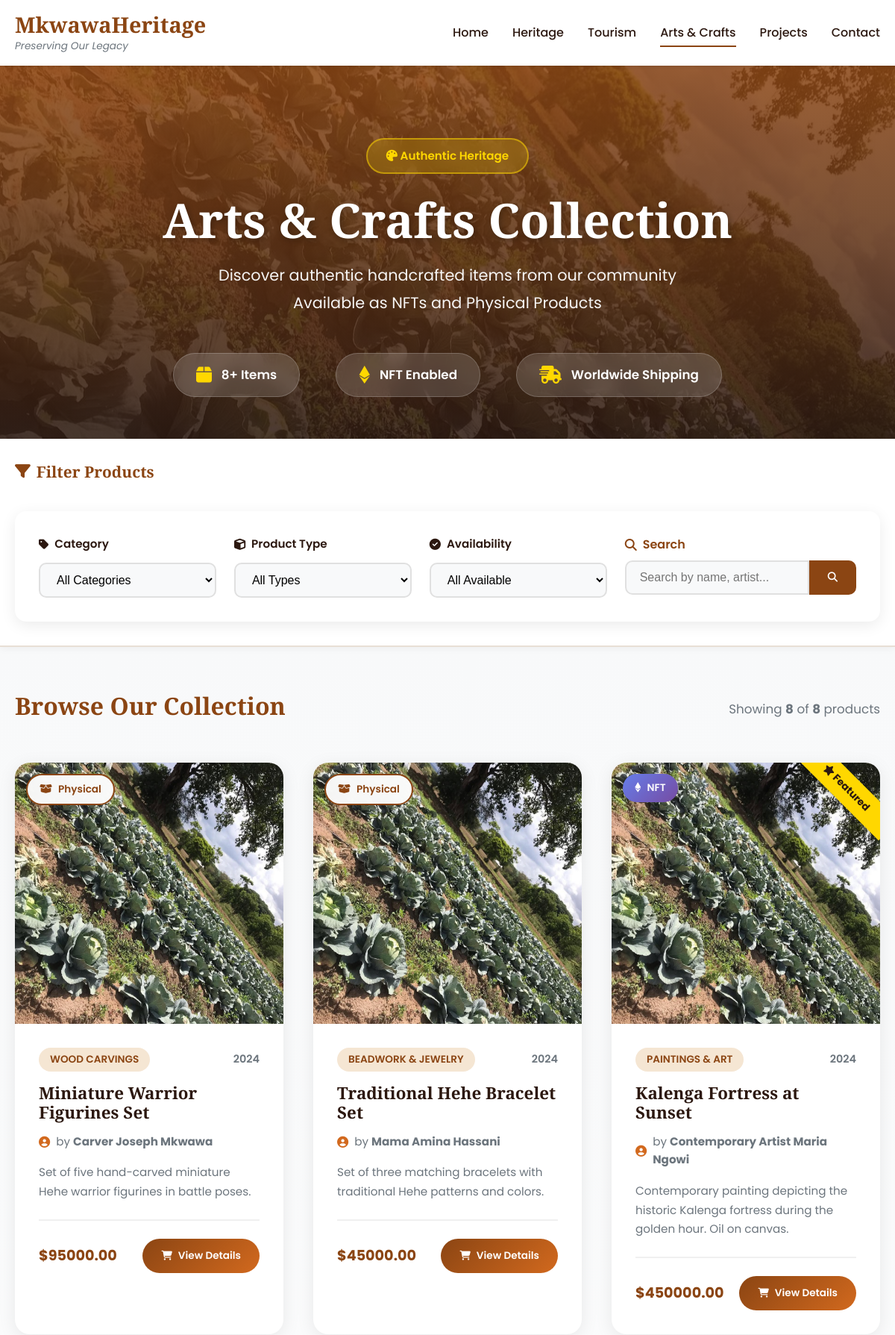
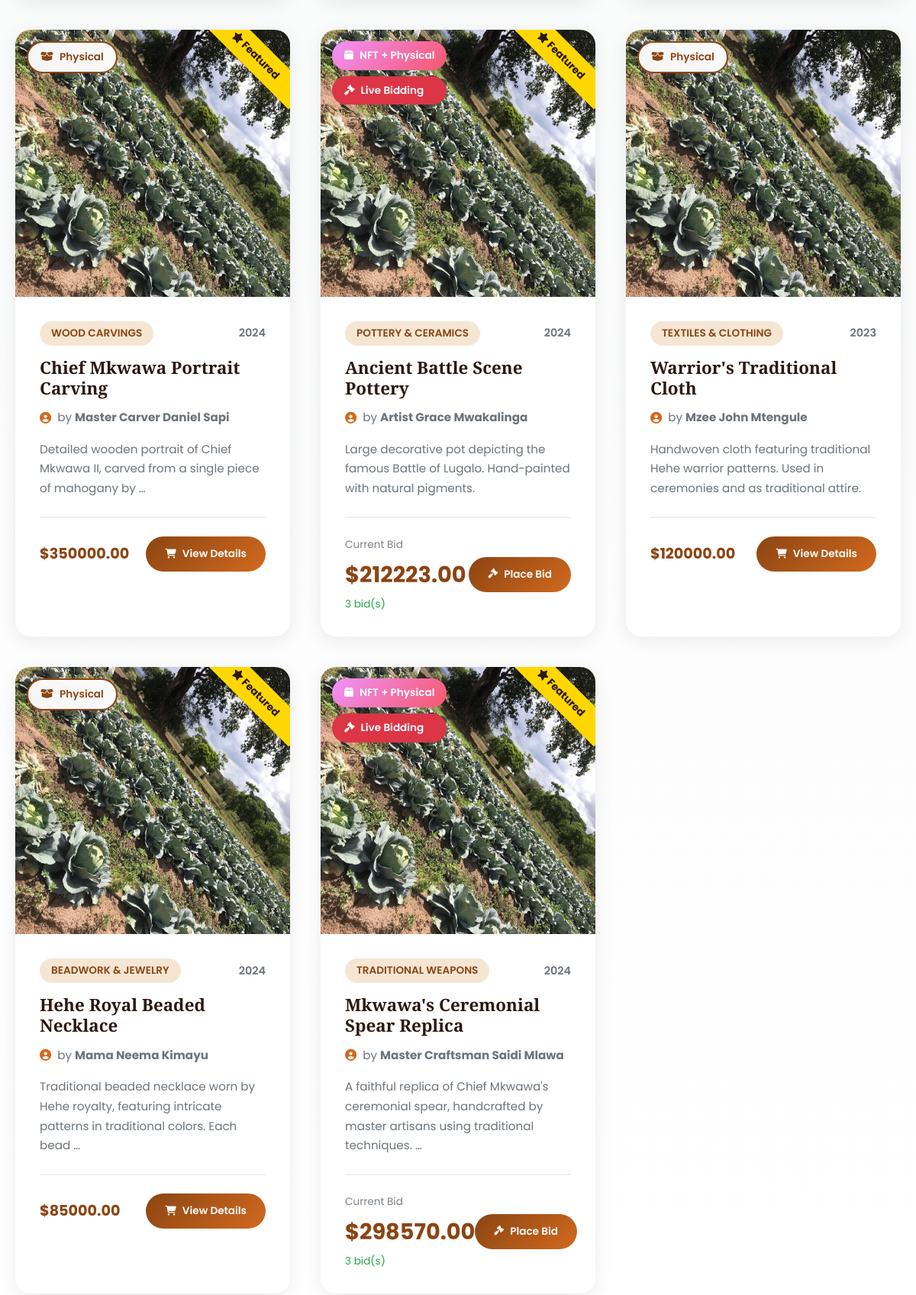
Screenshot of /products/ (upper part) with the database file from the repository (2 pictures, top to bottom).
### core/models.py (models this page shows, shortened)
class Product(models.Model):
    PRODUCT_TYPES = [
        ('nft', 'NFT'),
        ('physical', 'Physical Product'),
        ('both', 'Both NFT & Physical'),
    ]
    STATUS_CHOICES = [
        ('available', 'Available'),
        ('sold', 'Sold'),
        ('bidding', 'Open for Bidding'),
        ('reserved', 'Reserved'),
    ]
    name = models.CharField(max_length=200)
    category = models.ForeignKey(ProductCategory, on_delete=models.SET_NULL, null=True, related_name='products')
    description = models.TextField()
    product_type = models.CharField(max_length=20, choices=PRODUCT_TYPES)
    price = models.DecimalField(max_digits=10, decimal_places=2)
    starting_bid = models.DecimalField(max_digits=10, decimal_places=2, null=True, blank=True)
    current_bid = models.DecimalField(max_digits=10, decimal_places=2, null=True, blank=True)
    status = models.CharField(max_length=20, choices=STATUS_CHOICES, default='available')
    artist_name = models.CharField(max_length=200)
    dimensions = models.CharField(max_length=100, blank=True)
    materials = models.CharField(max_length=200, blank=True)
    year_created = models.IntegerField(null=True, blank=True)
    stock_quantity = models.IntegerField(default=1, validators=[MinValueValidator(0)])
    featured = models.BooleanField(default=False)
    image = models.ImageField(upload_to='products/', null=True, blank=True)
    gallery_images = models.JSONField(default=list, blank=True)
    nft_metadata = models.JSONField(default=dict, blank=True, help_text='NFT specific metadata')
    slug = models.SlugField(unique=True, blank=True)
    created_at = models.DateTimeField(auto_now_add=True)
    updated_at = models.DateTimeField(auto_now=True)
    class Meta:
        ordering = ['-created_at']

class ProductCategory(models.Model):
    name = models.CharField(max_length=100)
    description = models.TextField(blank=True)
    image = models.ImageField(upload_to='categories/', null=True, blank=True)
    slug = models.SlugField(unique=True, blank=True)
    class Meta:
        verbose_name_plural = 'Product Categories'

### core/views.py (the view)
# urls.py: path('products/', views.products_view, name='products'),
def products_view(request):
    products = Product.objects.all()
    categories = ProductCategory.objects.all()
    category_slug = request.GET.get('category')
    if category_slug:
        products = products.filter(category__slug=category_slug)
    product_type = request.GET.get('type')
    if product_type:
        products = products.filter(product_type=product_type)
    status = request.GET.get('status')
    if status:
        products = products.filter(status=status)
    else:
        products = products.exclude(status='sold')
    search = request.GET.get('search')
    if search:
        products = products.filter(
            Q(name__icontains=search) |
            Q(description__icontains=search) |
            Q(artist_name__icontains=search)
        )
    paginator = Paginator(products, 12)
    page_number = request.GET.get('page')
    page_obj = paginator.get_page(page_number)
    context = {
        'page_obj': page_obj,
        'categories': categories,
        'product_types': Product.PRODUCT_TYPES,
    }
    return render(request, 'core/products.html', context)

### templates/core/products.html (shortened to what this page needs)
{% extends 'base.html' %}
{% load static %}
{% block content %}
<section class="products-hero">
    <div class="products-hero-bg" style="background-image: linear-gradient(rgba(139, 69, 19, 0.85), rgba(44, 24, 16, 0.85)), url('{% static 'products/product_cabbage.jpeg' %}');"></div>
    <div class="container">
        <div class="products-hero-content">
            <span class="hero-badge"><i class="fas fa-palette"></i> Authentic Heritage</span>
            <h1>Arts & Crafts Collection</h1>
            <p class="hero-description">Discover authentic handcrafted items from our community<br>Available as NFTs and Physical Products</p>
            <div class="hero-stats">
                <div class="stat-box">
                    <i class="fas fa-box"></i>
                    <span>{{ page_obj.paginator.count }}+ Items</span>
                </div>
                <div class="stat-box">
                    <i class="fab fa-ethereum"></i>
                    <span>NFT Enabled</span>
                </div>
                <div class="stat-box">
                    <i class="fas fa-shipping-fast"></i>
                    <span>Worldwide Shipping</span>
                </div>
            </div>
        </div>
    </div>
</section>
<section class="products-filter-section">
    <div class="container">
        <div class="filter-header">
            <h3><i class="fas fa-filter"></i> Filter Products</h3>
        </div>
        <div class="filter-controls-modern" id="filterControls">
            <div class="filter-row">
                <div class="filter-group-modern">
                    <label><i class="fas fa-tag"></i> Category</label>
                    <select id="categoryFilter" class="filter-select-modern">
                        <option value="">All Categories</option>
                    </select>
                </div>
                <div class="filter-group-modern">
                    <label><i class="fas fa-cube"></i> Product Type</label>
                    <select id="typeFilter" class="filter-select-modern">
                        <option value="">All Types</option>
                    </select>
                </div>
                <div class="filter-group-modern">
                    <label><i class="fas fa-check-circle"></i> Availability</label>
                    <select id="statusFilter" class="filter-select-modern">
                        <option value="">All Available</option>
                    </select>
                </div>
                <div class="search-group-modern">
                    <label><i class="fas fa-search"></i> Search</label>
                    <div class="search-input-wrapper">
                        <input type="text" id="searchInput" placeholder="Search by name, artist..." class="search-input-modern" value="{{ request.GET.search }}">
                        <button class="btn-search-modern"><i class="fas fa-search"></i></button>
                    </div>
                </div>
            </div>
        </div>
    </div>
</section>
<section class="section products-main-section">
    <div class="container">
        <div class="products-header-info">
            <h2>Browse Our Collection</h2>
            <p class="results-count">Showing <strong>{{ page_obj|length }}</strong> of <strong>{{ page_obj.paginator.count }}</strong> products</p>
        </div>
        <div class="products-grid-luxury">
            {% for product in page_obj %}
            <div class="product-card-luxury">
                <div class="product-image-luxury">
                    {% if product.image %}
                    <img src="{{ product.image.url }}" alt="{{ product.name }}">
                    {% else %}
                    <img src="{% static 'products/product_cabbage.jpeg' %}" alt="{{ product.name }}">
                    {% endif %}
                    <div class="product-badges-luxury">
                        {% if product.product_type == 'nft' %}
                        <span class="badge-luxury nft-badge">
                            <i class="fab fa-ethereum"></i> NFT
                        </span>
                        {% elif product.product_type == 'both' %}
                        <span class="badge-luxury hybrid-badge">
                            <i class="fas fa-box"></i> NFT + Physical
                        </span>
                        {% else %}
                        <span class="badge-luxury physical-badge">
                            <i class="fas fa-box-open"></i> Physical
                        </span>
                        {% endif %}
                        {% if product.status == 'bidding' %}
                        <span class="badge-luxury bidding-badge">
                            <i class="fas fa-gavel"></i> Live Bidding
                        </span>
                        {% endif %}
                    </div>
                    {% if product.featured %}
                    <div class="featured-ribbon">
                        <i class="fas fa-star"></i> Featured
                    </div>
                    {% endif %}
                </div>
                <div class="product-content-luxury">
                    <div class="product-meta">
                        <span class="product-category-tag">{{ product.category.name }}</span>
                        {% if product.year_created %}
                        <span class="product-year">{{ product.year_created }}</span>
                        {% endif %}
                    </div>
                    <h3 class="product-title-luxury">
                        <a href="{% url 'product_detail' product.slug %}">{{ product.name }}</a>
                    </h3>
                    <div class="product-artist">
                        <i class="fas fa-user-circle"></i>
                        <span>by <strong>{{ product.artist_name }}</strong></span>
                    </div>
                    {% if product.description %}
                    <p class="product-desc">{{ product.description|truncatewords:15 }}</p>
                    {% endif %}
                    <div class="product-footer-luxury">
                        <div class="product-pricing">
                            {% if product.status == 'bidding' %}
                            <div class="bidding-price">
                                <span class="price-label">Current Bid</span>
                                <span class="price-value">${{ product.current_bid|floatformat:2 }}</span>
                                <span class="bid-info">{{ product.bids.count }} bid(s)</span>
                            </div>
                            {% else %}
                            <div class="regular-price">
                                <span class="price-value">${{ product.price|floatformat:2 }}</span>
                            </div>
                            {% endif %}
                        </div>
                        <a href="{% url 'product_detail' product.slug %}" class="btn-product-action">
                            {% if product.status == 'bidding' %}
                            <i class="fas fa-gavel"></i> Place Bid
                            {% else %}
                            <i class="fas fa-shopping-cart"></i> View Details
                            {% endif %}
                        </a>
                    </div>
                </div>
            </div>
            {% endfor %}
        </div>
    </div>
</section>
{% endblock %}

### rows the page displays
Product: product_type "physical" (drawn), category.name "WOOD CARVINGS", year_created "2024", name "Miniature Warrior Figurines Set", artist_name "Carver Joseph Mkwawa", description "Set of five hand-carved miniature Hehe warrior figurines in battle poses.", price "95000.00", status "available" (drawn)
Product: product_type "physical" (drawn), category.name "BEADWORK & JEWELRY", year_created "2024", name "Traditional Hehe Bracelet Set", artist_name "Mama Amina Hassani", description "Set of three matching bracelets with traditional Hehe patterns and colors.", price "45000.00", status "available" (drawn)
Product: product_type "nft" (drawn), featured True (drawn), category.name "PAINTINGS & ART", year_created "2024", name "Kalenga Fortress at Sunset", artist_name "Contemporary Artist Maria Ngowi", description "Contemporary painting depicting the historic Kalenga fortress during the golden hour. Oil on canvas.", price "450000.00", status "available" (drawn)
Product: product_type "physical" (drawn), featured True (drawn), category.name "WOOD CARVINGS", year_created "2024", name "Chief Mkwawa Portrait Carving", artist_name "Master Carver Daniel Sapi", description "Detailed wooden portrait of Chief Mkwawa II, carved from a single piece of mahogany by …", price "350000.00", status "available" (drawn)
Product: product_type "both" (drawn), status "bidding" (drawn), featured True (drawn), category.name "POTTERY & CERAMICS", year_created "2024", name "Ancient Battle Scene Pottery", artist_name "Artist Grace Mwakalinga", description "Large decorative pot depicting the famous Battle of Lugalo. Hand-painted with natural pigments.", current_bid "212223.00", bids.count "3"
Product: product_type "physical" (drawn), category.name "TEXTILES & CLOTHING", year_created "2023", name "Warrior's Traditional Cloth", artist_name "Mzee John Mtengule", description "Handwoven cloth featuring traditional Hehe warrior patterns. Used in ceremonies and as traditional attire.", price "120000.00", status "available" (drawn)
Product: product_type "physical" (drawn), featured True (drawn), category.name "BEADWORK & JEWELRY", year_created "2024", name "Hehe Royal Beaded Necklace", artist_name "Mama Neema Kimayu", description "Traditional beaded necklace worn by Hehe royalty, featuring intricate patterns in traditional colors. Each bead …", price "85000.00", status "available" (drawn)
Product: product_type "both" (drawn), status "bidding" (drawn), featured True (drawn), category.name "TRADITIONAL WEAPONS", year_created "2024", name "Mkwawa's Ceremonial Spear Replica", artist_name "Master Craftsman Saidi Mlawa", description "A faithful replica of Chief Mkwawa's ceremonial spear, handcrafted by master artisans using traditional techniques. …", current_bid "298570.00", bids.count "3"

### other values shown
{{ page_obj.paginator.count }} "8"
{{ page_obj|length }} "8"
